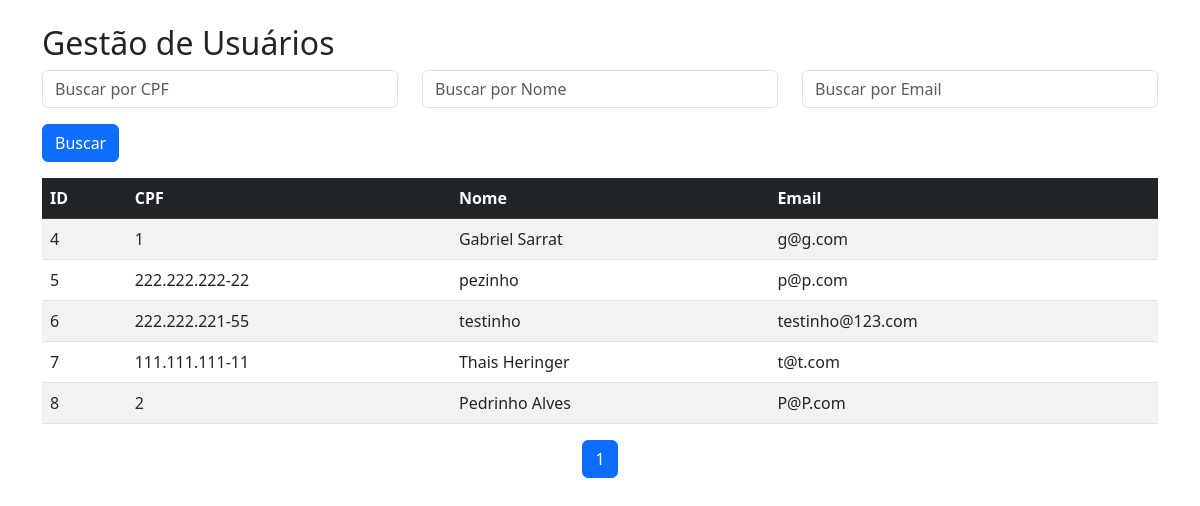
Page /gestao_usuarios on the committed database.
### tables this page shows
CREATE TABLE "users" (
	"id_user"	INTEGER NOT NULL UNIQUE,
	"email"	TEXT NOT NULL UNIQUE,
	"cpf"	TEXT NOT NULL UNIQUE,
	"password"	TEXT NOT NULL,
	"nome_usuario"	TEXT NOT NULL,
	"Qt_coins"	REAL NOT NULL DEFAULT 0,
	"perfil_Usuario_Id"	INTEGER NOT NULL DEFAULT 1,
	PRIMARY KEY("id_user" AUTOINCREMENT),
	FOREIGN KEY("perfil_Usuario_Id") REFERENCES "perfil_Usuario"("id_acesso")
);

### app.py (the view)
@app.route('/gestao_usuarios', methods=['GET'])
def gestao_usuarios():
    cpf = request.args.get('cpf', '').strip()
    nome = request.args.get('nome', '').strip()
    email = request.args.get('email', '').strip()
    conn = get_db_connection()
    conn.row_factory = sqlite3.Row
    cursor = conn.cursor()
    page = request.args.get('page', 1, type=int)
    users_per_page = 10
    query_count = "SELECT COUNT(*) FROM users WHERE 1=1"
    params_count = []
    if cpf:
        query_count += " AND cpf LIKE ?"
        params_count.append(f"%{cpf}%")
    if nome:
        query_count += " AND nome_usuario LIKE ?"
        params_count.append(f"%{nome}%")
    if email:
        query_count += " AND email LIKE ?"
        params_count.append(f"%{email}%")
    cursor.execute(query_count, params_count)
    total_users = cursor.fetchone()[0]
    total_pages = (total_users + users_per_page - 1) // users_per_page
    query = "SELECT id_user, cpf, nome_usuario, email FROM users WHERE 1=1"
    params = []
    if cpf:
        query += " AND cpf LIKE ?"
        params.append(f"%{cpf}%")
    if nome:
        query += " AND nome_usuario LIKE ?"
        params.append(f"%{nome}%")
    if email:
        query += " AND email LIKE ?"
        params.append(f"%{email}%")
    query += " LIMIT ? OFFSET ?"
    params.append(users_per_page)
    params.append((page - 1) * users_per_page)
    cursor.execute(query, params)
    usuarios = cursor.fetchall()
    print("Usuários encontrados:", usuarios)
    conn.close()
    return render_template('gestao_usuarios.html', usuarios=usuarios, page=page, total_pages=total_pages, cpf=cpf, nome=nome, email=email)

### app.py (called while the page is built)
def get_db_connection():
    return sqlite3.connect('main.db')

### templates/gestao_usuarios.html (shortened to what this page needs)
{% extends "base.html" %}
{% block content %}
<div class="container mt-4">
    <h2>Gestão de Usuários</h2>
    <form action="{{ url_for('gestao_usuarios') }}" method="GET" class="mb-3">
        <div class="row">
            <div class="col-md-4">
                <input type="text" class="form-control" name="cpf" placeholder="Buscar por CPF" value="{{ request.args.get('cpf', '') }}">
            </div>
            <div class="col-md-4">
                <input type="text" class="form-control" name="nome" placeholder="Buscar por Nome" value="{{ request.args.get('nome', '') }}">
            </div>
            <div class="col-md-4">
                <input type="email" class="form-control" name="email" placeholder="Buscar por Email" value="{{ request.args.get('email', '') }}">
            </div>
        </div>
        <button type="submit" class="btn btn-primary mt-3">Buscar</button>
    </form>
    <div class="table-responsive">
        <table class="table table-hover table-striped">
            <thead class="table-dark">
                <tr>
                    <th>ID</th>
                    <th>CPF</th>
                    <th>Nome</th>
                    <th>Email</th>
                </tr>
            </thead>
            <tbody>
                <tbody>
                    {% for usuario in usuarios %}
                    <tr ondblclick="openEditModal('{{ usuario.id_user }}', '{{ usuario.cpf }}', '{{ usuario.nome_usuario }}', '{{ usuario.email }}')">
                        <td>{{ usuario.id_user }}</td>
                        <td>{{ usuario.cpf }}</td>
                        <td>{{ usuario.nome_usuario }}</td>
                        <td>{{ usuario.email }}</td>
                    </tr>
                    {% endfor %}
                </tbody>
        </table>
    </div>
    <nav aria-label="Paginação">
        <ul class="pagination justify-content-center">
            {% for p in range(1, total_pages + 1) %}
            <li class="page-item {% if p == page %}active{% endif %}">
                <a class="page-link" href="{{ url_for('gestao_usuarios', page=p, **request.args) }}">{{ p }}</a>
            </li>
            {% endfor %}
        </ul>
    </nav>
</div>
{% endblock %}

### rows in the picture
users: id_user "4", cpf "1", nome_usuario "Gabriel Sarrat", email "g@g.com"
users: id_user "5", cpf "222.222.222-22", nome_usuario "pezinho", email "p@p.com"
users: id_user "6", cpf "222.222.221-55", nome_usuario "testinho", email "testinho@123.com"
users: id_user "7", cpf "111.111.111-11", nome_usuario "Thais Heringer", email "t@t.com"
users: id_user "8", cpf "2", nome_usuario "Pedrinho Alves", email "P@P.com"

### other values in the picture
{{ p }} "1"
